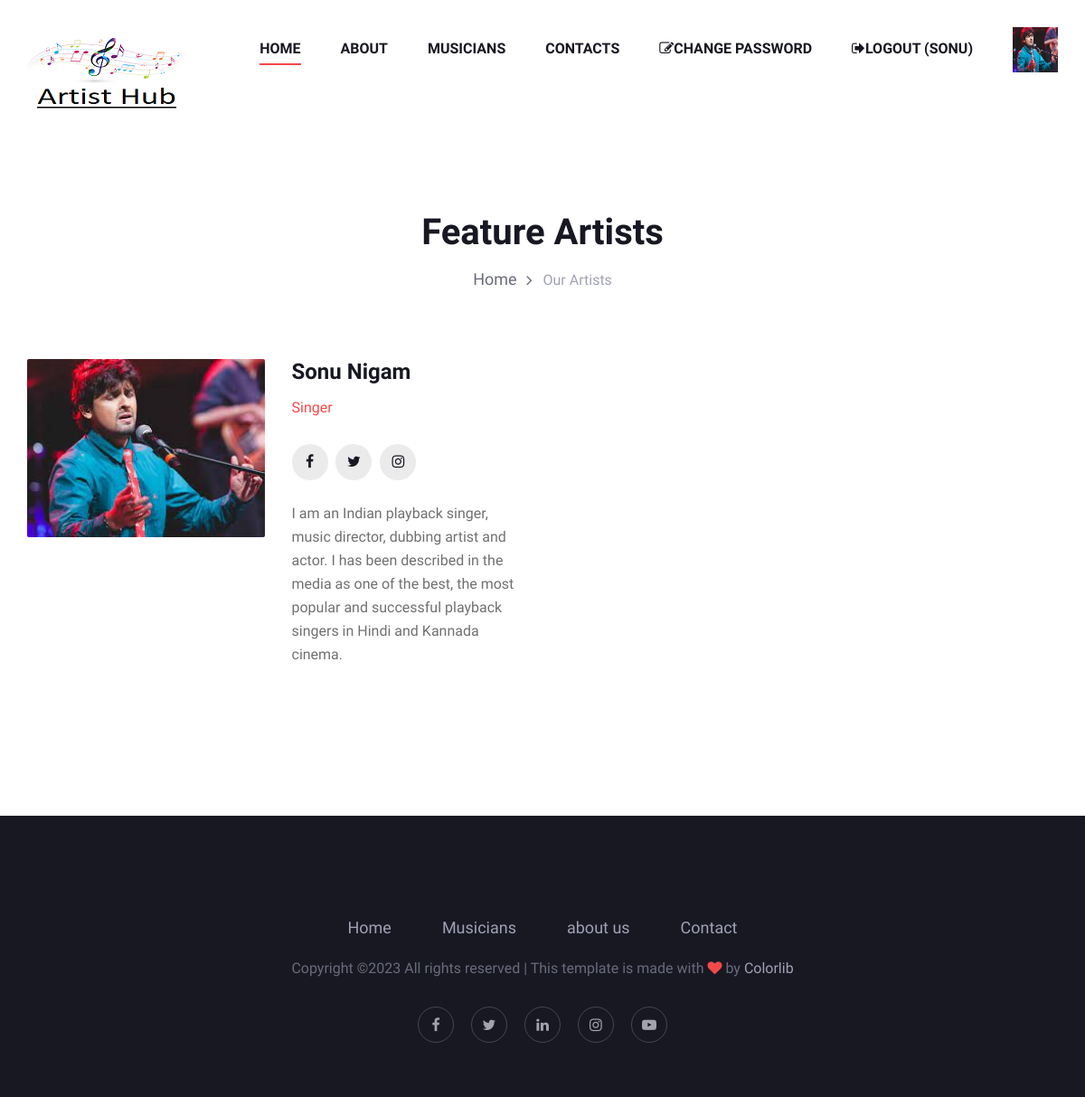
Screenshot of /artist/ (signed in) with the database file from the repository.
### myapp/models.py (models this page shows, shortened)
class Artist(models.Model):
	fname=models.CharField(max_length=100)
	lname=models.CharField(max_length=100)
	email=models.EmailField()
	mobile=models.BigIntegerField()
	about=models.TextField(max_length=500)
	facebook=models.CharField(max_length=100)
	instagram=models.CharField(max_length=100)
	twitter=models.CharField(max_length=100)
	password=models.CharField(max_length=50)
	profile_pic=models.ImageField(upload_to='profile_pic')

### myapp/views.py (the view)
# urls.py: path('artist/',views.artist, name='artist'),
def artist(request):
	artist=Artist.objects.all()
	return render(request,'artist.html',{'artist':artist})

### myapp/templates/artist.html
{% extends 'header.html' %}
{% load static %}
{% block content %}
<!DOCTYPE html>
<html lang="zxx">
<head>
</head>
<body>
    <section class="breadcrumb-section">
        <div class="container">
            <div class="row">
                <div class="col-lg-12">
                    <div class="breadcrumb-text">
                        <h2>Feature Artists</h2>
                        <div class="bt-option">
                            <a href="/">Home</a>
                            <span>Our Artists</span>
                        </div>
                    </div>
                </div>
            </div>
        </div>
    </section>
    {% for i in artist %}
    <section class="speaker-section spad">
        <div class="container">
            <div class="row">
                <div class="col-sm-6">
                    <div class="speaker-item">
                        <div class="row">
                            <div class="col-lg-6">
                                <div class="si-pic">
                                    <img src="{{ i.profile_pic.url }}" alt="">
                                </div>
                            </div>
                            <div class="col-lg-6">
                                <div class="si-text">
                                    <div class="si-title">
                                        <h4>{{ i.fname}} {{i.lname }}</h4>
                                        <span>Singer</span>
                                    </div>
                                    <div class="si-social">
                                        <a href="{{ i.facenook }}"><i class="fa fa-facebook"></i></a>
                                        <a href="{{ i.twitter}}"><i class="fa fa-twitter"></i></a>
                                        <a href="{{ i.instagram }}"><i class="fa fa-instagram"></i></a>
                                    </div>
                                    <p>{{ i.about }}</p>
                                </div>
                            </div>
                        </div>
                    </div>
                </div>
            </div>
        </div>
    </section>
    {% endfor %}
</body>
</html>
{% endblock %}

### myapp/templates/header.html (shortened to what this page needs)
{% load static %}
<!DOCTYPE html>
<html lang="zxx">
<head>
    <link rel="stylesheet" href="{% static 'css/bootstrap.min.css' %}" type="text/css">
    <link rel="stylesheet" href="{% static 'css/font-awesome.min.css' %}" type="text/css">
    <link rel="stylesheet" href="{% static 'css/elegant-icons.css' %}" type="text/css">
    <link rel="stylesheet" href="{% static 'css/owl.carousel.min.css' %}" type="text/css">
    <link rel="stylesheet" href="{% static 'css/magnific-popup.css' %}" type="text/css">
    <link rel="stylesheet" href="{% static 'css/slicknav.min.css' %}" type="text/css">
    <link rel="stylesheet" href="{% static 'css/style.css' %}" type="text/css">
</head>
<body>
    <header class="header-section">
        <div class="container">
            <div class="logo">
                <a href="/">
                    <img src="{% static 'img/download.png' %}" alt="">
                </a>
            </div>
            <div class="nav-menu">
                <nav class="mainmenu mobile-menu">
                    <ul>
                        <li class="active"><a href="/">Home</a></li>
                        <li><a href="{% url 'about' %}">About</a></li>
                        <li><a href="{% url 'artist' %}">Musicians</a>
                        </li>
                        <li><a href="{% url 'contact' %}">Contacts</a></li>
                {% if request.session.email %}
                <li><a href="#"><i class="fa fa-edit"></i>Change Password</a></li>
                <li><a href="{% url 'logout' %}"><i class="fa fa-sign-out"></i>Logout ({{request.session.fname}})</a></li>
                <a href="{% url 'profile' %}"><img src="{{ request.session.profile_pic }}" width="50px" height="50px"></a>
                {% endif %}
                </ul>
                </nav>
            </div>
        </div>
    </header>
{% block content %}
{% endblock %}
    <footer class="footer-section">
        <div class="container">
            <div class="row">
                <div class="col-lg-12">
                    <div class="footer-text">
                        <ul>
                            <li><a href="/">Home</a></li>
                            <li><a href="{% url 'artist' %}">Musicians</a></li>
                            <li><a href="{% url 'about' %}">about us</a></li>
                            <li><a href="{% url 'contact' %}">Contact</a></li>
                        </ul>
                        <div class="copyright-text"><p>
  Copyright &copy;<script>document.write(new Date().getFullYear());</script> All rights reserved | This template is made with <i class="fa fa-heart" aria-hidden="true"></i> by <a href="https://colorlib.com" target="_blank">Colorlib</a>
  </p></div>
                        <div class="ft-social">
                            <a href="#"><i class="fa fa-facebook"></i></a>
                            <a href="#"><i class="fa fa-twitter"></i></a>
                            <a href="#"><i class="fa fa-linkedin"></i></a>
                            <a href="#"><i class="fa fa-instagram"></i></a>
                            <a href="#"><i class="fa fa-youtube-play"></i></a>
                        </div>
                    </div>
                </div>
            </div>
        </div>
    </footer>
</body>
</html>

### myapp/static/css/style.css (style rules this page uses)
html, body { height: 100%; font-family: "Work Sans", sans-serif; -webkit-font-smoothing: antialiased; font-smoothing: antialiased; }
h1, h2, h3, h4, h5, h6 { margin: 0; color: #111111; font-weight: 400; font-family: "Work Sans", sans-serif; }
h2 { font-size: 36px; }
h4 { font-size: 24px; }
p { font-size: 16px; font-family: "Work Sans", sans-serif; color: #6a6b7c; font-weight: 400; line-height: 28px; margin: 0 0 15px 0; }
img { max-width: 100%; }
ul, ol { padding: 0; margin: 0; }
.spad { padding-top: 100px; padding-bottom: 100px; }
.header-section { display: -webkit-box; display: -ms-flexbox; display: flex; }
.logo { float: left; padding-top: 36px; padding-bottom: 37px; }
.logo a { display: inline-block; }
.nav-menu { float: right; }
.nav-menu .mainmenu { display: inline-block; }
.nav-menu .mainmenu ul li { display: inline-block; list-style: none; margin-right: 40px; position: relative; }
.nav-menu .mainmenu ul li.active a:after { opacity: 1; }
.nav-menu .mainmenu ul li a { font-size: 16px; color: #171822; text-transform: uppercase; font-weight: 600; padding: 42px 0; position: relative; display: inline-block; }
.nav-menu .mainmenu ul li a:after { position: absolute; left: 0; bottom: 36px; height: 2px; width: 100%; background: #F44949; content: ""; opacity: 0; -webkit-transition: all 0.3s; -o-transition: all 0.3s; transition: all 0.3s; }
.footer-section { background: #171822; padding-top: 50px; padding-bottom: 60px; }
.footer-text { text-align: center; padding-top: 60px; }
.footer-text ul { margin-bottom: 18px; }
.footer-text ul li { list-style: none; display: inline-block; margin-right: 52px; }
.footer-text ul li:last-child { margin-right: 0; }
.footer-text ul li a { font-size: 18px; color: #a0a1b5; display: inline-block; -webkit-transition: all 0.3s; -o-transition: all 0.3s; transition: all 0.3s; }
.footer-text .copyright-text { font-size: 14px; color: #a0a1b5; margin-bottom: 28px; }
.footer-text .copyright-text i { color: #f44949; }
.footer-text .copyright-text a { color: #a0a1b5; }
.footer-text .ft-social a { display: inline-block; width: 40px; height: 40px; text-align: center; line-height: 40px; font-size: 16px; color: #a3a3ae; border: 1px solid #45464e; border-radius: 50%; margin-right: 15px; }
.footer-text .ft-social a:last-child { margin-right: 0; }
.breadcrumb-section { padding: 75px 0 75px; }
.breadcrumb-text { text-align: center; }
.breadcrumb-text h2 { font-size: 40px; color: #171822; font-weight: 600; margin-bottom: 14px; }
.breadcrumb-text .bt-option a { font-size: 18px; color: #6a6b7c; display: inline-block; margin-right: 25px; position: relative; }
.breadcrumb-text .bt-option a:after { position: absolute; right: -17px; top: 2px; content: ""; font-family: "FontAwesome"; }
.breadcrumb-text .bt-option span { display: inline-block; color: #a0a1b5; }
.speaker-section { padding-top: 0; }
.speaker-item { margin-bottom: 50px; }
.speaker-item .si-pic img { min-width: 100%; border-radius: 2px; }
.speaker-item .si-text .si-title { margin-bottom: 28px; }
.speaker-item .si-text .si-title h4 { color: #171822; font-weight: 600; margin-bottom: 13px; }
.speaker-item .si-text .si-title span { color: #f44949; font-size: 16px; display: block; }
.speaker-item .si-text .si-social { margin-bottom: 24px; }
.speaker-item .si-text .si-social a { display: inline-block; font-size: 16px; color: #171822; height: 40px; width: 40px; text-align: center; line-height: 40px; background: #ebebeb; border-radius: 50%; margin-right: 5px; }
.speaker-item .si-text p { color: #707070; line-height: 26px; }
@media only screen and (min-width: 1200px) { .container { max-width: 1170px; } }

### rows the page displays
Artist: session.fname "SONU", profile_pic (picture), fname "Sonu", lname "Nigam", about "I am an Indian playback singer, music director, dubbing artist and actor. I has been described in the media as one of the best, the most popular and successful playback singers in Hindi and Kannada cinema."
